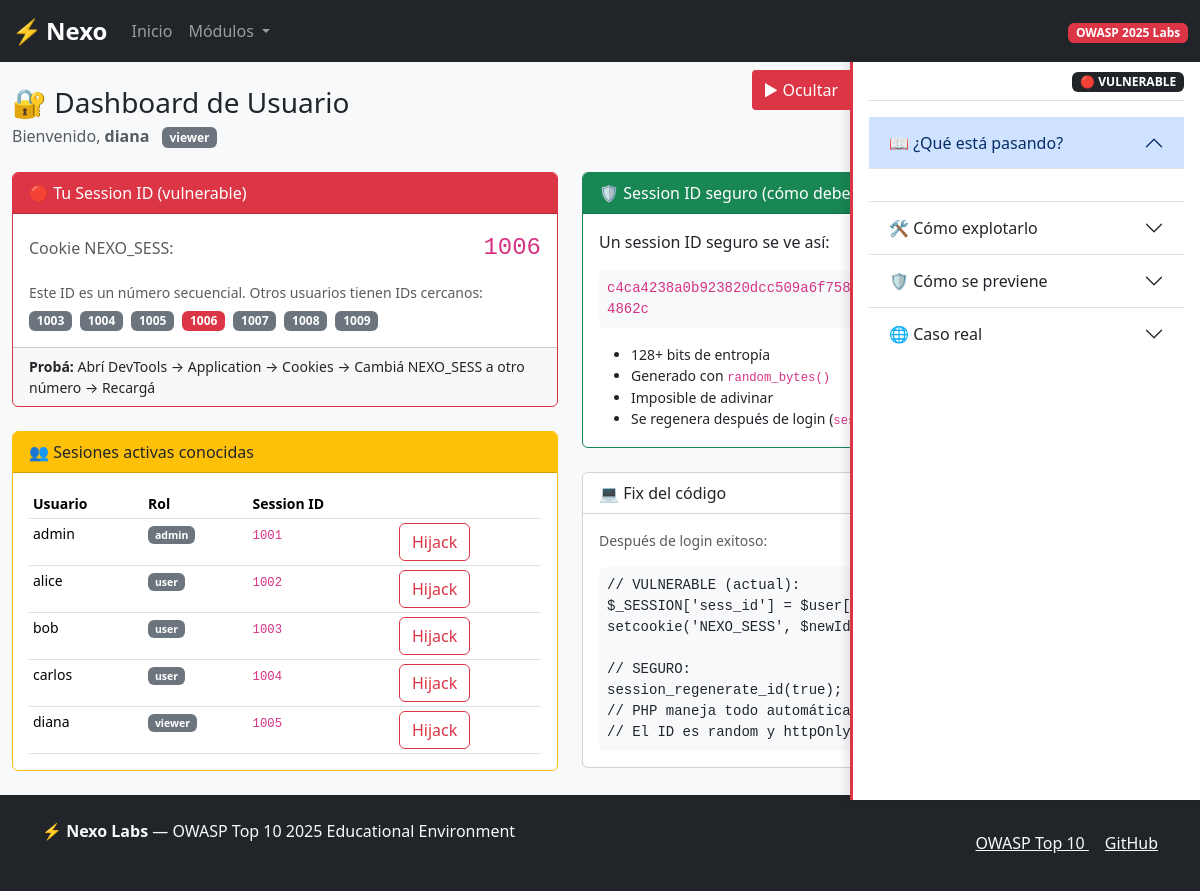
Page /a07_login/dashboard.php (signed in) on the committed database.
### tables this page shows
CREATE TABLE `users` (
  `id` int(11) NOT NULL AUTO_INCREMENT,
  `username` varchar(50) NOT NULL,
  `email` varchar(100) NOT NULL,
  `password_md5` varchar(32) NOT NULL COMMENT 'MD5 sin salt - VULNERABLE',
  `role` enum('admin','user','viewer') DEFAULT 'user',
  `session_id` int(11) DEFAULT NULL,
  `created_at` timestamp NOT NULL DEFAULT current_timestamp(),
  PRIMARY KEY (`id`),
  UNIQUE KEY `username` (`username`)
);

### a07_login/dashboard.php (the view, shortened to what this page needs)
<?php
include __DIR__ . '/../shared/header.php';
?>
<main class="container py-4">
    <div class="d-flex justify-content-between align-items-center mb-4">
        <div>
            <h1 class="h3 mb-1">🔐 Dashboard de Usuario</h1>
            <p class="text-muted mb-0">
                Bienvenido, <strong><?= htmlspecialchars($_SESSION['username']) ?></strong>
                <span class="badge bg-<?= $_SESSION['role'] === 'admin' ? 'danger' : 'secondary' ?> ms-2">
                    <?= $_SESSION['role'] ?>
                </span>
            </p>
        </div>
        <a href="logout.php" class="btn btn-outline-danger btn-sm">Cerrar sesión</a>
    </div>
    <div class="row">
        <div class="col-lg-6">
            <div class="card border-danger mb-4">
                <div class="card-header bg-danger text-white">
                    🔴 Tu Session ID (vulnerable)
                </div>
                <div class="card-body">
                    <div class="d-flex align-items-center justify-content-between mb-3">
                        <span class="text-muted">Cookie NEXO_SESS:</span>
                        <code class="fs-4"><?= $_SESSION['vulnerable_session_id'] ?? $_COOKIE['NEXO_SESS'] ?? 'N/A' ?></code>
                    </div>
                    <p class="small text-muted mb-2">
                        Este ID es un número secuencial. Otros usuarios tienen IDs cercanos:
                    </p>
                    <div class="d-flex gap-2 flex-wrap">
                        <?php
                        $currentId = $_SESSION['vulnerable_session_id'] ?? 1000;
                        for ($i = $currentId - 3; $i <= $currentId + 3; $i++):
                        ?>
                        <span class="badge <?= $i == $currentId ? 'bg-danger' : 'bg-secondary' ?>">
                            <?= $i ?>
                        </span>
                        <?php endfor; ?>
                    </div>
                </div>
                <div class="card-footer small">
                    <strong>Probá:</strong> Abrí DevTools → Application → Cookies →
                    Cambiá NEXO_SESS a otro número → Recargá
                </div>
            </div>
            <div class="card border-warning">
                <div class="card-header bg-warning">
                    👥 Sesiones activas conocidas
                </div>
                <div class="card-body">
                    <?php
                    try {
                        $pdo = getDbConnection();
                        $stmt = $pdo->query("SELECT username, role, session_id FROM users WHERE session_id IS NOT NULL ORDER BY session_id");
                        $sessions = $stmt->fetchAll();
                    } catch (Exception $e) {
                        $sessions = [];
                    }
                    ?>
                    <table class="table table-sm small mb-0">
                        <thead>
                            <tr>
                                <th>Usuario</th>
                                <th>Rol</th>
                                <th>Session ID</th>
                                <th></th>
                            </tr>
                        </thead>
                        <tbody>
                            <?php foreach ($sessions as $sess): ?>
                            <tr class="<?= $sess['session_id'] == ($_SESSION['vulnerable_session_id'] ?? 0) ? 'table-active' : '' ?>">
                                <td><?= htmlspecialchars($sess['username']) ?></td>
                                <td><span class="badge bg-secondary"><?= $sess['role'] ?></span></td>
                                <td><code><?= $sess['session_id'] ?></code></td>
                                <td>
                                    <?php if ($sess['session_id'] != ($_SESSION['vulnerable_session_id'] ?? 0)): ?>
                                    <button class="btn btn-xs btn-outline-danger hijack-btn"
                                            data-sessid="<?= $sess['session_id'] ?>">
                                        Hijack
                                    </button>
                                    <?php else: ?>
                                    <span class="text-success">✓ Actual</span>
                                    <?php endif; ?>
                                </td>
                            </tr>
                            <?php endforeach; ?>
                        </tbody>
                    </table>
                </div>
            </div>
        </div>
        <div class="col-lg-6">
            <div class="card border-success mb-4">
                <div class="card-header bg-success text-white">
                    🛡️ Session ID seguro (cómo debería ser)
                </div>
                <div class="card-body">
                    <p>Un session ID seguro se ve así:</p>
                    <code class="d-block bg-light p-2 rounded mb-3" style="word-break: break-all;">
                        <?= bin2hex(random_bytes(32)) ?>
                    </code>
                    <ul class="small mb-0">
                        <li>128+ bits de entropía</li>
                        <li>Generado con <code>random_bytes()</code></li>
                        <li>Imposible de adivinar</li>
                        <li>Se regenera después de login (<code>session_regenerate_id(true)</code>)</li>
                    </ul>
                </div>
            </div>
            <div class="card">
                <div class="card-header bg-white">
                    💻 Fix del código
                </div>
                <div class="card-body">
                    <p class="small text-muted">Después de login exitoso:</p>
                    <pre class="bg-light p-2 rounded small mb-0"><code>// VULNERABLE (actual):
$_SESSION['sess_id'] = $user['session_id'] + 1;
setcookie('NEXO_SESS', $newId, ...);
// SEGURO:
session_regenerate_id(true);
// PHP maneja todo automáticamente
// El ID es random y httpOnly</code></pre>
                </div>
            </div>
        </div>
    </div>
</main>
<?php
include __DIR__ . '/../shared/lab_panel.php';
include __DIR__ . '/../shared/footer.php';
?>

### shared/header.php (style rules this page uses)
:root { --nexo-primary: #0d6efd; --nexo-dark: #1a1d23; --nexo-light: #f8f9fa; }
body { min-height: 100vh; display: flex; flex-direction: column; background-color: var(--nexo-light); }
main { flex: 1; }
body.has-lab-panel main { margin-right: 350px; }

### rows in the picture
users: username "admin", role "admin", session "1001"
users: username "alice", role "user", session "1002"
users: username "bob", role "user", session "1003"
users: username "carlos", role "user", session "1004"
users: username "diana", role "viewer", session "1005"

### other values in the picture
$_SESSION['username'] "diana"
$_SESSION['role'] "viewer"
$_SESSION['vulnerable_session_id'] "1006"
